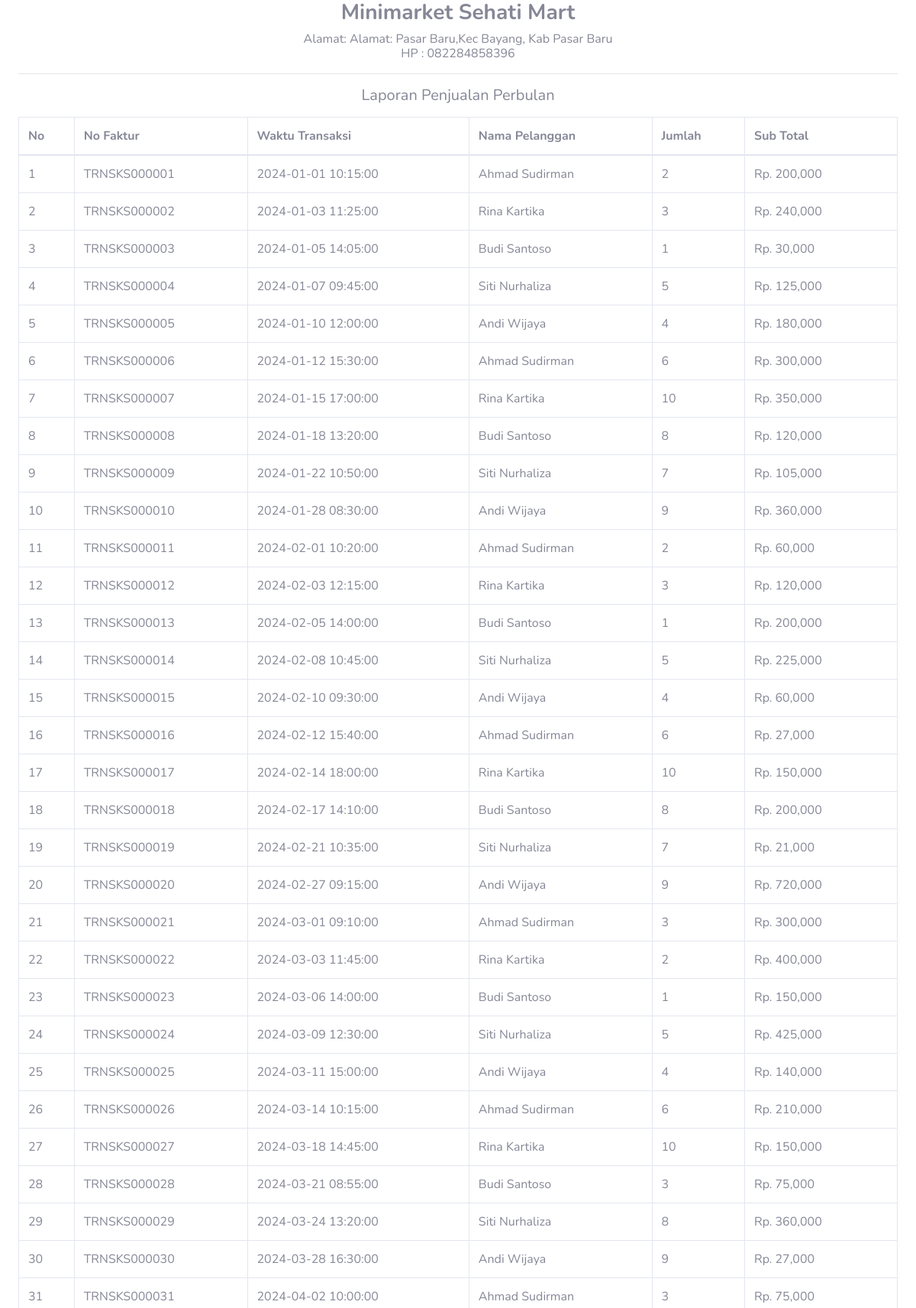
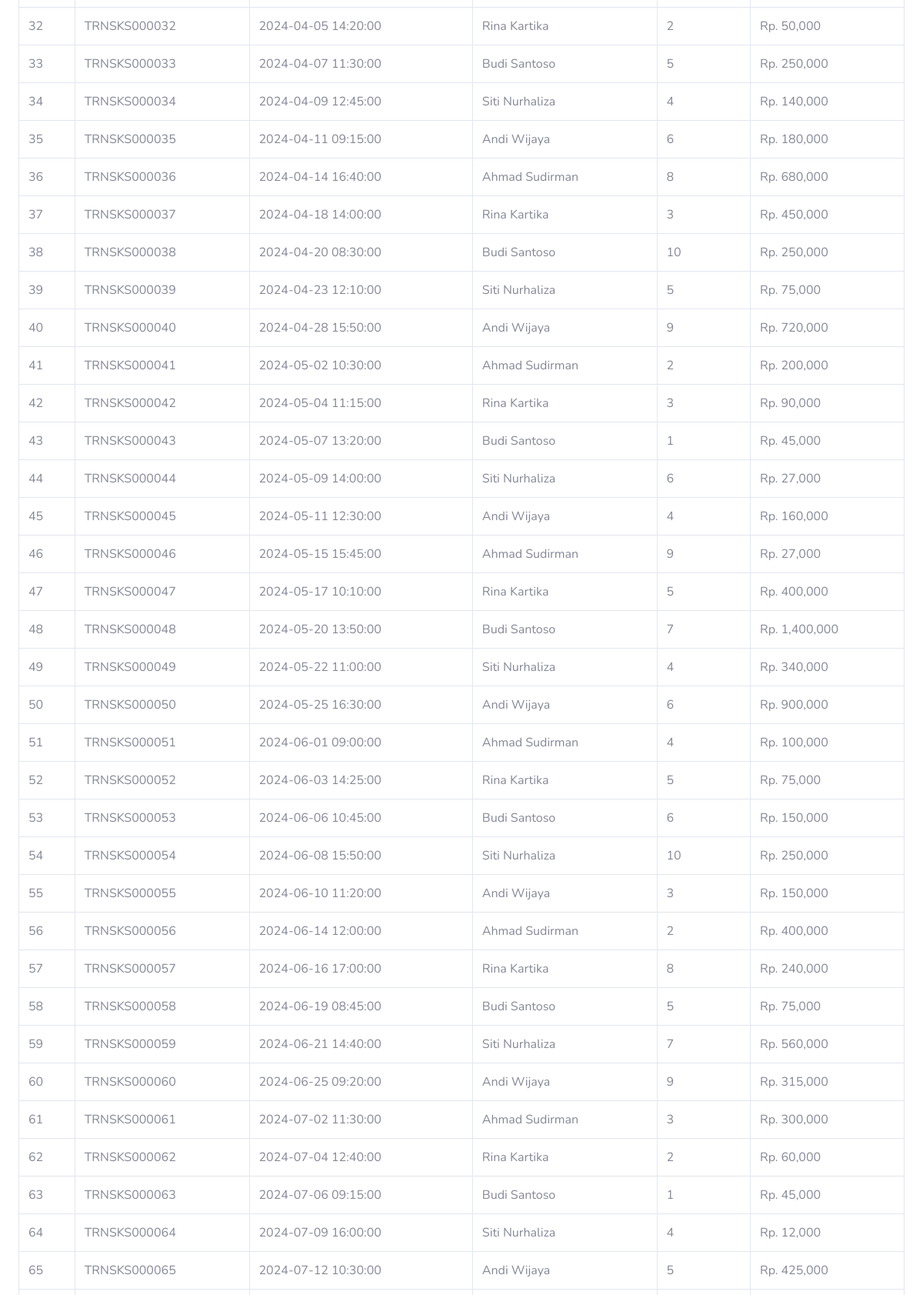
/karyawan/laporan_transaksi_bulanan.php (signed in, upper part), run on the app's committed database (2 pictures, top to bottom).
### tables this page shows
CREATE TABLE `tbl_pengaturan` (
  `pengaturan_id` int NOT NULL,
  `pengaturan_nama_sidebar` text NOT NULL,
  `pengaturan_nama_navbar` text NOT NULL,
  `pengaturan_alamat` text NOT NULL,
  `pengaturan_no_hp` varchar(15) NOT NULL
);

CREATE TABLE `tbl_pelanggan` (
  `pelanggan_id` varchar(10) NOT NULL,
  `pelanggan_nama` text NOT NULL,
  `pelanggan_no_hp` varchar(15) NOT NULL
);

### karyawan/laporan_transaksi_bulanan.php (the view, shortened to what this page needs)
<!DOCTYPE html>
<html lang="en">
<?php
include '../config.php';
$pengaturan = mysqli_fetch_assoc(mysqli_query($config, "SELECT * FROM tbl_pengaturan"));
?>
<head>
    <link href="vendor/fontawesome-free/css/all.min.css" rel="stylesheet" type="text/css">
    <link href="css/sb-admin-2.min.css" rel="stylesheet">
</head>
<body onload="window.print()">
    <div id="content-wrapper" class="d-flex flex-column">
        <div id="content">
            <div class="container-fluid">
                <h3 class="text-center font-weight-bold"><?= $pengaturan['pengaturan_nama_navbar'] ?></h3>
                <h6 class="text-center m-0">Alamat: <?= $pengaturan['pengaturan_alamat'] ?></h6>
                <h6 class="text-center m-0">HP : <?= $pengaturan['pengaturan_no_hp'] ?></h6>
                <hr>
                <h5 class="text-center mb-3">Laporan Penjualan Perbulan</h5>
                <?php
                $queryConditions = "";
                $data3 = mysqli_query($config, "SELECT DISTINCT transaksi_id, tgl_wktu_transaksi, pelanggan_id, pengguna, SUM(jumlah_item) AS jumlah_item, SUM(total_harga) AS total_harga FROM tbl_transaksi $queryConditions GROUP BY transaksi_id, tgl_wktu_transaksi, pelanggan_id, pengguna");
                echo '
                <div class="table-responsive">
                    <table class="table table-bordered" width="100%" cellspacing="0">
                        <thead>
                            <tr>
                                <th>No</th>
                                <th>No Faktur</th>
                                <th>Waktu Transaksi </th>
                                <th>Nama Pelanggan</th>
                                <th>Jumlah</th>
                                <th>Sub Total</th>
                            </tr>
                        </thead>
                        <tbody>';
                $no = 1;
                while ($row3 = mysqli_fetch_assoc($data3)) {
                    $pelanggan = mysqli_fetch_assoc(mysqli_query($config, "SELECT * FROM tbl_pelanggan WHERE pelanggan_id='{$row3['pelanggan_id']}'"));
                    $total_harga = number_format($row3["total_harga"], 0);
                    echo "
                    <tr>
                        <td>$no</td>
                        <td>{$row3['transaksi_id']}</td>
                        <td>{$row3['tgl_wktu_transaksi']}</td>
                        <td>{$pelanggan['pelanggan_nama']}</td>
                        <td>{$row3['jumlah_item']}</td>
                        <td>Rp. $total_harga</td>
                    </tr>";
                    $no++;
                }
                $data6 = mysqli_query($config, "SELECT SUM(total_harga_m) as total_harga_m, SUM(total_harga) as total_harga FROM tbl_transaksi $queryConditions");
                $row6 = mysqli_fetch_assoc($data6);
                $total_harga_m = number_format($row6["total_harga"] - $row6["total_harga_m"], 0);
                $total_harga = number_format($row6["total_harga"], 0);
                echo "
                <tr>
                    <td colspan='4' align='right'>Total Harga Keseluruhan</td>
                    <td colspan='2' align='center'>Rp. $total_harga</td>
                </tr>
                <tr>
                    <td colspan='4' align='right'>Total Pendapatan Harga Keseluruhan</td>
                    <td colspan='2' align='center'>Rp. $total_harga_m</td>
                </tr>
                </tbody>
                </table>
                </div>";
                ?>
            </div>
        </div>
    </div>
</body>
</html>

### data on the page
tbl_pengaturan: pengaturan_alamat "Alamat: Pasar Baru,Kec Bayang, Kab Pasar Baru", pengaturan_no_hp "082284858396"
tbl_pelanggan: pelanggan_nama "Ahmad Sudirman"
tbl_pelanggan: pelanggan_nama "Rina Kartika"
tbl_pelanggan: pelanggan_nama "Budi Santoso"
tbl_pelanggan: pelanggan_nama "Siti Nurhaliza"
tbl_pelanggan: pelanggan_nama "Andi Wijaya"

### other printed values
$row3['transaksi_id'] "TRNSKS000001"
$row3['tgl_wktu_transaksi'] "2024-01-01 10:15:00"
$row3['jumlah_item'] "2"
$total_harga "200,000"
$row3['transaksi_id'] "TRNSKS000002"
$row3['tgl_wktu_transaksi'] "2024-01-03 11:25:00"
$row3['jumlah_item'] "3"
$total_harga "240,000"
$row3['transaksi_id'] "TRNSKS000003"
$row3['tgl_wktu_transaksi'] "2024-01-05 14:05:00"
$row3['jumlah_item'] "1"
$total_harga "30,000"
$row3['transaksi_id'] "TRNSKS000004"
$row3['tgl_wktu_transaksi'] "2024-01-07 09:45:00"
$row3['jumlah_item'] "5"
